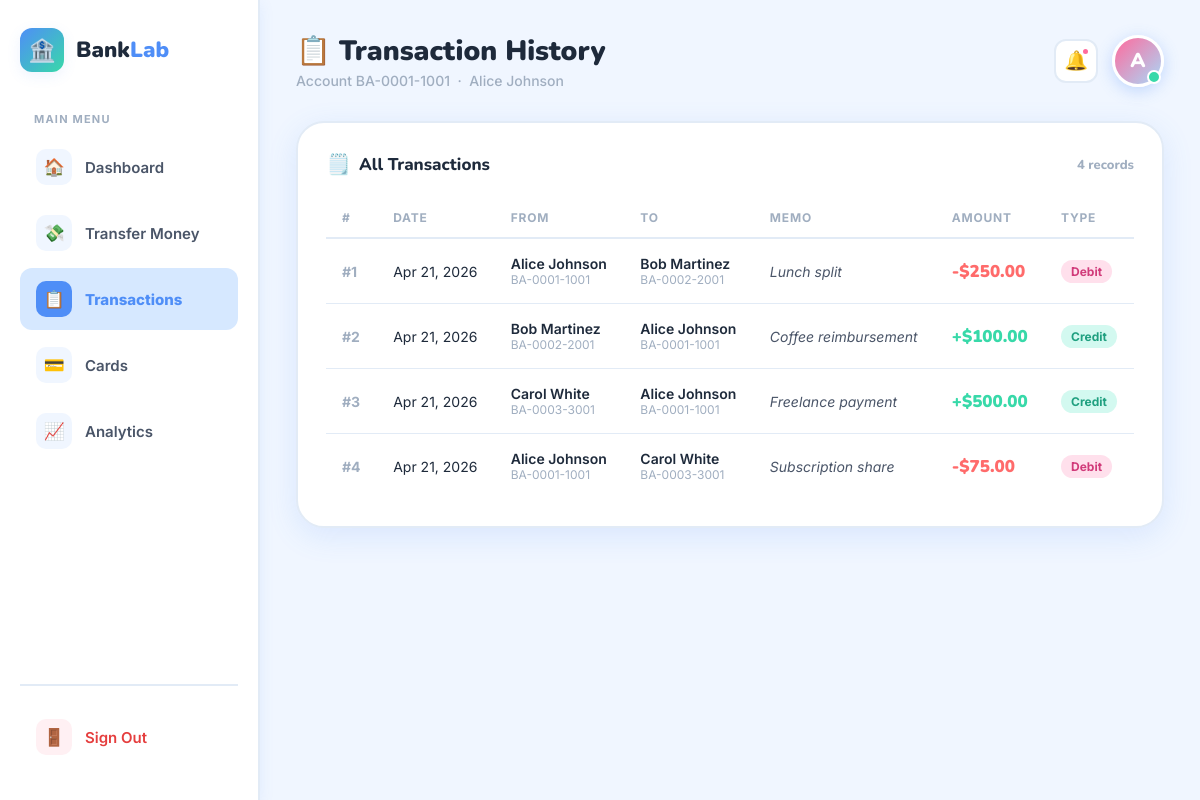
Screenshot of /transactions.php (signed in) with the database file from the repository.
### tables this page shows
CREATE TABLE IF NOT EXISTS accounts (
    id INT AUTO_INCREMENT PRIMARY KEY,
    user_id INT NOT NULL,
    account_number VARCHAR(20) NOT NULL,
    account_type VARCHAR(50) DEFAULT 'Savings',
    balance DECIMAL(12,2) DEFAULT 0.00,
    FOREIGN KEY (user_id) REFERENCES users(id)
);

CREATE TABLE IF NOT EXISTS users (
    id INT AUTO_INCREMENT PRIMARY KEY,
    username VARCHAR(100) NOT NULL,
    password VARCHAR(100) NOT NULL,
    full_name VARCHAR(150) NOT NULL,
    email VARCHAR(150) NOT NULL,
    avatar_color VARCHAR(20) DEFAULT '#6C63FF',
    created_at TIMESTAMP DEFAULT CURRENT_TIMESTAMP
);

CREATE TABLE IF NOT EXISTS transactions (
    id INT AUTO_INCREMENT PRIMARY KEY,
    from_account_id INT NOT NULL,
    to_account_id INT NOT NULL,
    amount DECIMAL(12,2) NOT NULL,
    memo TEXT,
    transaction_date TIMESTAMP DEFAULT CURRENT_TIMESTAMP,
    FOREIGN KEY (from_account_id) REFERENCES accounts(id),
    FOREIGN KEY (to_account_id) REFERENCES accounts(id)
);

### transactions.php (the view, shortened to what this page needs)
<?php
require_once 'db.php';
$account_id = isset($_GET['account_id']) ? (int)$_GET['account_id'] : $_SESSION['account_id'];
$acc_sql = "SELECT accounts.*, users.full_name, users.email, users.avatar_color
              FROM accounts JOIN users ON accounts.user_id = users.id
             WHERE accounts.id = $account_id";
$acc_res = mysqli_query($conn, $acc_sql);
$account = mysqli_fetch_assoc($acc_res);
$tx_sql = "SELECT t.*,
                  u_from.full_name AS from_name,
                  u_to.full_name   AS to_name,
                  af.account_number AS from_acc_num,
                  at2.account_number AS to_acc_num
             FROM transactions t
             JOIN accounts af   ON t.from_account_id = af.id
             JOIN accounts at2  ON t.to_account_id   = at2.id
             JOIN users u_from  ON af.user_id  = u_from.id
             JOIN users u_to    ON at2.user_id = u_to.id
            WHERE t.from_account_id = $account_id
               OR t.to_account_id   = $account_id
            ORDER BY t.transaction_date DESC";
$tx_res = mysqli_query($conn, $tx_sql);
$transactions = mysqli_fetch_all($tx_res, MYSQLI_ASSOC);
?>
<!DOCTYPE html>
<html lang="en">
<head>
<link rel="stylesheet" href="assets/style.css"/>
</head>
<body>
<div class="page-wrap">
  <aside class="sidebar">
    <div class="logo">
      <div class="logo-icon">🏦</div>
      <div class="logo-text">Bank<span>Lab</span></div>
    </div>
    <p class="nav-label">Main Menu</p>
    <a href="dashboard.php?account_id=<?= $_SESSION['account_id'] ?>" class="nav-link">
      <div class="nav-icon">🏠</div> Dashboard
    </a>
    <a href="transfer.php" class="nav-link">
      <div class="nav-icon">💸</div> Transfer Money
    </a>
    <a href="transactions.php?account_id=<?= $account_id ?>" class="nav-link active">
      <div class="nav-icon">📋</div> Transactions
    </a>
    <a href="cards.php" class="nav-link"><div class="nav-icon">💳</div> Cards</a>
    <a href="analytics.php" class="nav-link"><div class="nav-icon">📈</div> Analytics</a>
    <div class="sidebar-footer">
      <a href="logout.php" class="nav-link" style="color:#E53E3E;">
        <div class="nav-icon" style="background:#FFF0F3;">🚪</div> Sign Out
      </a>
    </div>
  </aside>
  <main class="main-content">
    <div class="topbar">
      <div>
        <div class="topbar-title">📋 Transaction History</div>
        <div class="topbar-subtitle">
          Account <?= htmlspecialchars($account['account_number']) ?>
          &nbsp;·&nbsp; <?= htmlspecialchars($account['full_name']) ?>
        </div>
      </div>
      <div class="topbar-right">
        <div class="notif-btn" onclick="window.location='notifications.php'" title="Notifications" style="cursor:pointer;">🔔<div class="notif-dot"></div></div>
        <div class="avatar"
             style="background: linear-gradient(135deg, <?= htmlspecialchars($_SESSION['avatar_color'] ?? '#4F8EF7') ?>, #A8D8F8);">
          <?= strtoupper(substr($_SESSION['full_name'], 0, 1)) ?>
          <div class="avatar-badge"></div>
        </div>
      </div>
    </div>
    <div class="card fade-in">
      <div class="card-title">
        <span class="card-icon">🗒️</span> All Transactions
        <span style="margin-left:auto;font-size:13px;color:var(--slate-light);">
          <?= count($transactions) ?> records
        </span>
      </div>
      <div class="table-wrap">
        <table>
          <thead>
            <tr>
              <th>#</th>
              <th>Date</th>
              <th>From</th>
              <th>To</th>
              <th>Memo</th>
              <th>Amount</th>
              <th>Type</th>
            </tr>
          </thead>
          <tbody>
          <?php foreach ($transactions as $tx):
            $is_debit = ($tx['from_account_id'] == $account_id);
          ?>
          <tr>
            <td style="font-weight:700;color:var(--slate-light);">#<?= $tx['id'] ?></td>
            <td><?= date('M j, Y', strtotime($tx['transaction_date'])) ?></td>
            <td>
              <div style="font-weight:600;"><?= htmlspecialchars($tx['from_name']) ?></div>
              <div style="font-size:12px;color:var(--slate-light);"><?= htmlspecialchars($tx['from_acc_num']) ?></div>
            </td>
            <td>
              <div style="font-weight:600;"><?= htmlspecialchars($tx['to_name']) ?></div>
              <div style="font-size:12px;color:var(--slate-light);"><?= htmlspecialchars($tx['to_acc_num']) ?></div>
            </td>
            <td style="font-style:italic;color:var(--slate-mid);"><?= $tx['memo'] ?></td>
            <td>
              <span class="tx-amount <?= $is_debit ? 'debit' : 'credit' ?>">
                <?= $is_debit ? '-' : '+' ?>$<?= number_format($tx['amount'], 2) ?>
              </span>
            </td>
            <td>
              <span class="badge <?= $is_debit ? 'badge-danger' : 'badge-success' ?>">
                <?= $is_debit ? 'Debit' : 'Credit' ?>
              </span>
            </td>
          </tr>
          <?php endforeach; ?>
          </tbody>
        </table>
      </div>
    </div>
  </main>
</div>
</body>
</html>

### rows the page displays
accounts: account_number "BA-0001-1001", user.full_name "Alice Johnson"
transactions: id "1", transaction_date "Apr 21, 2026", users.full_name "Alice Johnson", from_account.account_number "BA-0001-1001", users.full_name "Bob Martinez", to_account.account_number "BA-0002-2001", memo "Lunch split", amount "250.00", shows "Debit"
transactions: id "2", transaction_date "Apr 21, 2026", users.full_name "Bob Martinez", from_account.account_number "BA-0002-2001", users.full_name "Alice Johnson", to_account.account_number "BA-0001-1001", memo "Coffee reimbursement", amount "100.00", shows "Credit"
transactions: id "3", transaction_date "Apr 21, 2026", users.full_name "Carol White", from_account.account_number "BA-0003-3001", users.full_name "Alice Johnson", to_account.account_number "BA-0001-1001", memo "Freelance payment", amount "500.00", shows "Credit"
transactions: id "4", transaction_date "Apr 21, 2026", users.full_name "Alice Johnson", from_account.account_number "BA-0001-1001", users.full_name "Carol White", to_account.account_number "BA-0003-3001", memo "Subscription share", amount "75.00", shows "Debit"

### other values shown
substr($_SESSION['full_name'], 0, 1) "A"
count($transactions) "4"
